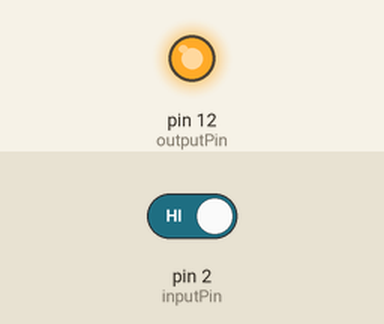
This sketch was run on a simulated Arduino Uno, built with avr-gcc and run on an emulated ATmega328P. Parts: output pins drawn as LEDs (lit = HIGH). The inputs (shaded band) are chosen by the test bench; at power-on: pin 2 (inputPin) HIGH.

Above: at 1.2 s.
1.3 s: pin 2 (inputPin) driven LOW
At 2.4 s:
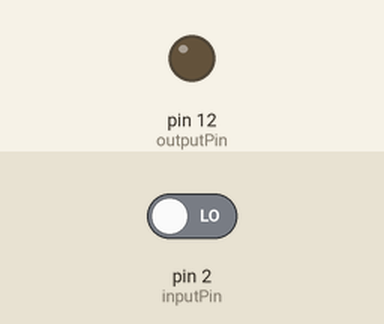
2.8 s: pin 2 (inputPin) driven HIGH
At 3.6 s:
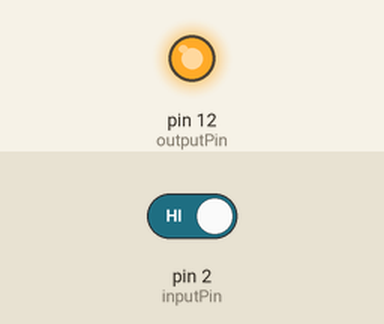
Timing chart, 0 to 34.2 s (numbered marks = the images above; inputs shaded):
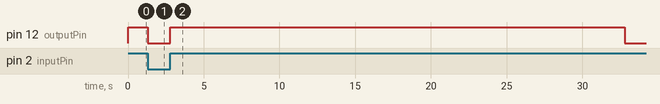

Measured:
- after the input at 1.3 s, pin 12 (outputPin): HIGH → LOW at once
- after the input at 2.8 s, pin 12 (outputPin): LOW → HIGH at once, → LOW 30.0 s later

The sketch:

sketch.ino
```cpp
/*
This sketch monitors and relays the state of inputPin to outputPin
A the high state can be maintained for a maximum of MAX_ACTIVATION_TIME.
Debounce can be commented in/out if (un)needed
*/


#define MAX_ACTIVATION_TIME 30000UL //miliseconds

const int inputPin = 2;
const int outputPin = 12;
unsigned long timeAtActivation=0;

void setup() {
 pinMode(inputPin, INPUT);
 pinMode(outputPin, OUTPUT);
 digitalWrite(outputPin,LOW); //start deactivated
}

void loop() {
	while(!digitalRead(inputPin)); //while low.
	//delay(20); //debounce ..
	timeAtActivation=millis();
	digitalWrite(outputPin,HIGH); //activate
	while(digitalRead(inputPin) && millis()<timeAtActivation+MAX_ACTIVATION_TIME); //while high && while MAX_ACTIVATION_TIME is not exceeded
	//delay(20); //debounce .. probably not needed
	digitalWrite(outputPin,LOW); //deactivate
	while(digitalRead(inputPin)); //wait for pin to go low... (only relevant if timer was maxed out)
	//delay(20); //debounce .. probably not needed
}
```
